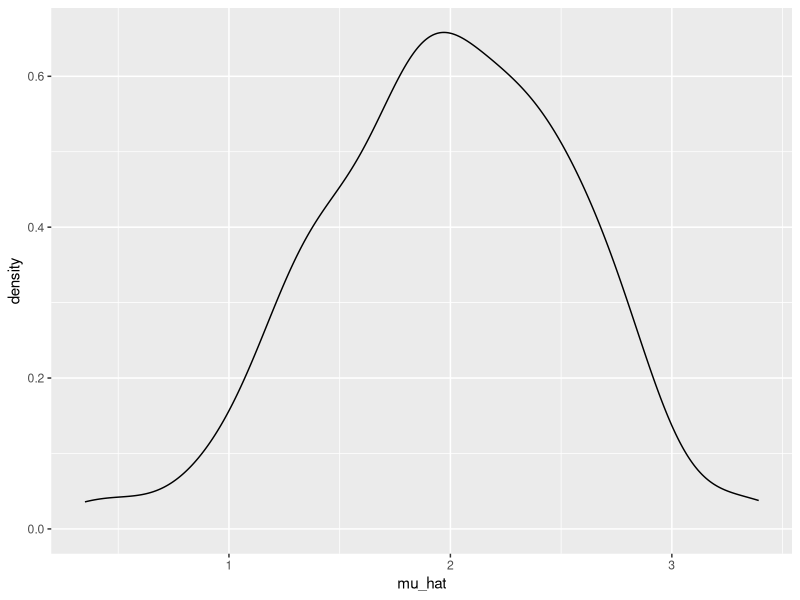
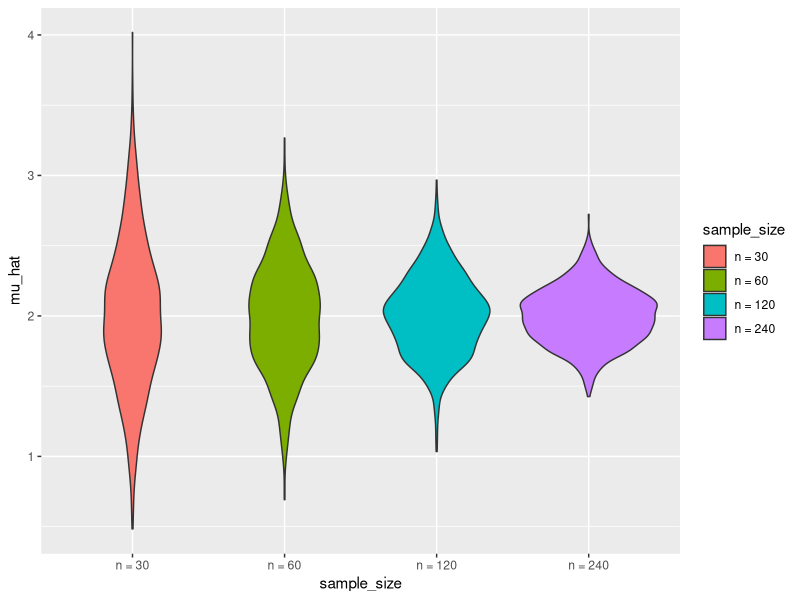
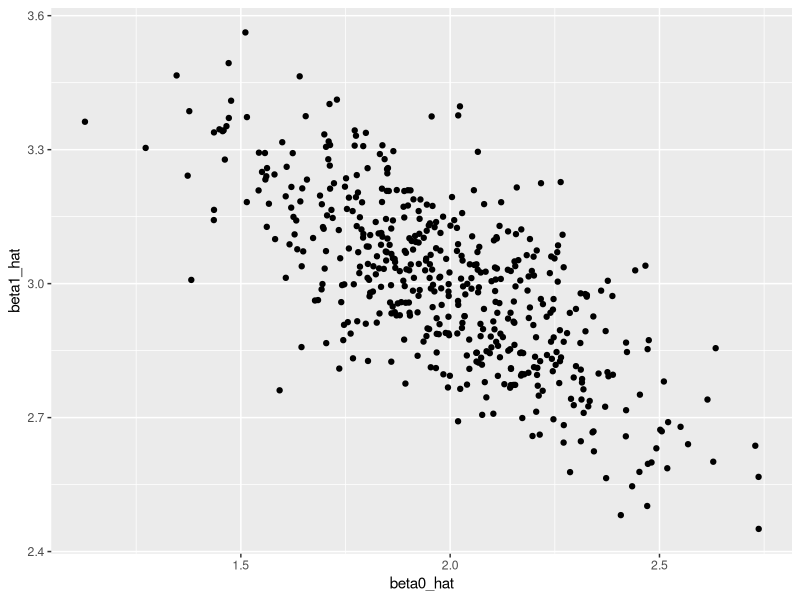
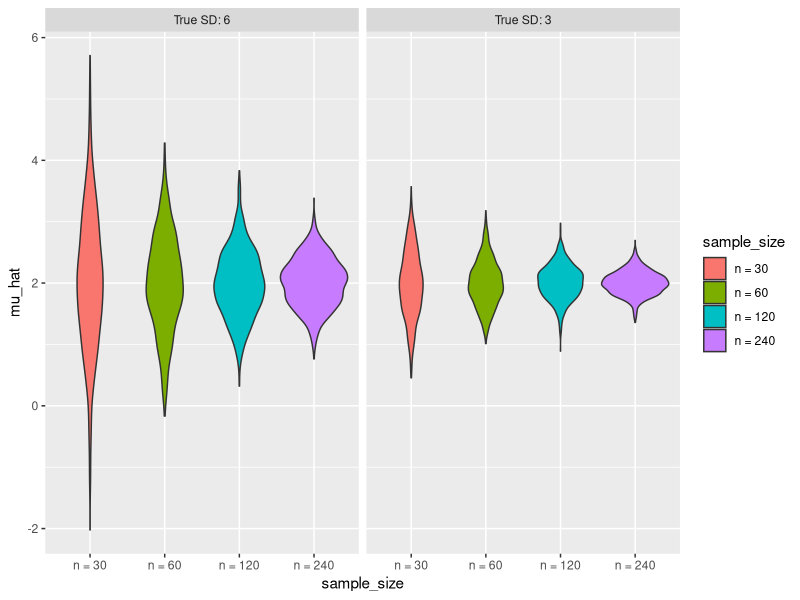

Write the R code that produced these figures, in order.
## ---- chunk 1
library(tidyverse)
set.seed(1)
## ---- chunk 2
sim_mean_sd = function(n, mu = 2, sigma = 3) {
  sim_data = tibble(
    x = rnorm(n, mean = mu, sd = sigma),
  )
  sim_data |> 
    summarize(
      mu_hat = mean(x),
      sigma_hat = sd(x)
    )
}

#Simulating 100 times
output = vector("list", 100)
for (i in 1:100) {
  output[[i]] = sim_mean_sd(30)
}

sim_results = bind_rows(output)

#Mapping function over sample_size
sim_results_df = 
  expand_grid(
    sample_size = 30,
    iter = 1:100
  ) |> 
  mutate(
    estimate_df = map(sample_size, sim_mean_sd)
  ) |> 
  unnest(estimate_df)

#Plotting simulation results
sim_results_df |> 
  ggplot(aes(x = mu_hat)) + 
  geom_density()

#Summarize
sim_results_df |> 
  pivot_longer(
    mu_hat:sigma_hat,
    names_to = "parameter", 
    values_to = "estimate") |> 
  group_by(parameter) |> 
  summarize(
    emp_mean = mean(estimate),
    emp_sd = sd(estimate)) |> 
  knitr::kable(digits = 3)
## ---- chunk 3
#expand_grid
sim_results_df = 
  expand_grid(
    sample_size = c(30, 60, 120, 240),
    iter = 1:1000
  ) |> 
  mutate(
    estimate_df = map(sample_size, sim_mean_sd)
  ) |> 
  unnest(estimate_df)

#Violin plots of different sample sizes
sim_results_df |> 
  mutate(
    sample_size = str_c("n = ", sample_size),
    sample_size = fct_inorder(sample_size)) |> 
  ggplot(aes(x = sample_size, y = mu_hat, fill = sample_size)) + 
  geom_violin()

#Summarize
sim_results_df |> 
  pivot_longer(
    mu_hat:sigma_hat,
    names_to = "parameter", 
    values_to = "estimate") |> 
  group_by(parameter, sample_size) |> 
  summarize(
    emp_mean = mean(estimate),
    emp_var = var(estimate)) |> 
  knitr::kable(digits = 3)
## ---- chunk 4
#Simulated Regression
sim_regression = function(n, beta0 = 2, beta1 = 3) {
  sim_data = 
    tibble(
      x = rnorm(n, mean = 1, sd = 1),
      y = beta0 + beta1 * x + rnorm(n, 0, 1)
    )
  ls_fit = lm(y ~ x, data = sim_data)
  tibble(
    beta0_hat = coef(ls_fit)[1],
    beta1_hat = coef(ls_fit)[2]
  )
}

#Running simulation 500 times
sim_results_df = 
  expand_grid(
    sample_size = 30,
    iter = 1:500
  ) |> 
  mutate(
    estimate_df = map(sample_size, sim_regression)
  ) |> 
  unnest(estimate_df)

#Scatterplot
sim_results_df |> 
  ggplot(aes(x = beta0_hat, y = beta1_hat)) + 
  geom_point()
## ---- chunk 5
#1000 iteration of true_sd = 6 vs 3
sim_results_df = 
  expand_grid(
    sample_size = c(30, 60, 120, 240),
    true_sd = c(6, 3),
    iter = 1:1000
  ) |> 
  mutate(
    estimate_df = 
      map2(sample_size, true_sd, \(n, sd) sim_mean_sd(n = n, sigma = sd))
  ) |> 
  unnest(estimate_df)

#Violin plot true_sd = 6 vs 3
sim_results_df |> 
  mutate(
    true_sd = str_c("True SD: ", true_sd),
    true_sd = fct_inorder(true_sd),
    sample_size = str_c("n = ", sample_size),
    sample_size = fct_inorder(sample_size)) |> 
  ggplot(aes(x = sample_size, y = mu_hat, fill = sample_size)) + 
  geom_violin() + 
  facet_grid(. ~ true_sd)
